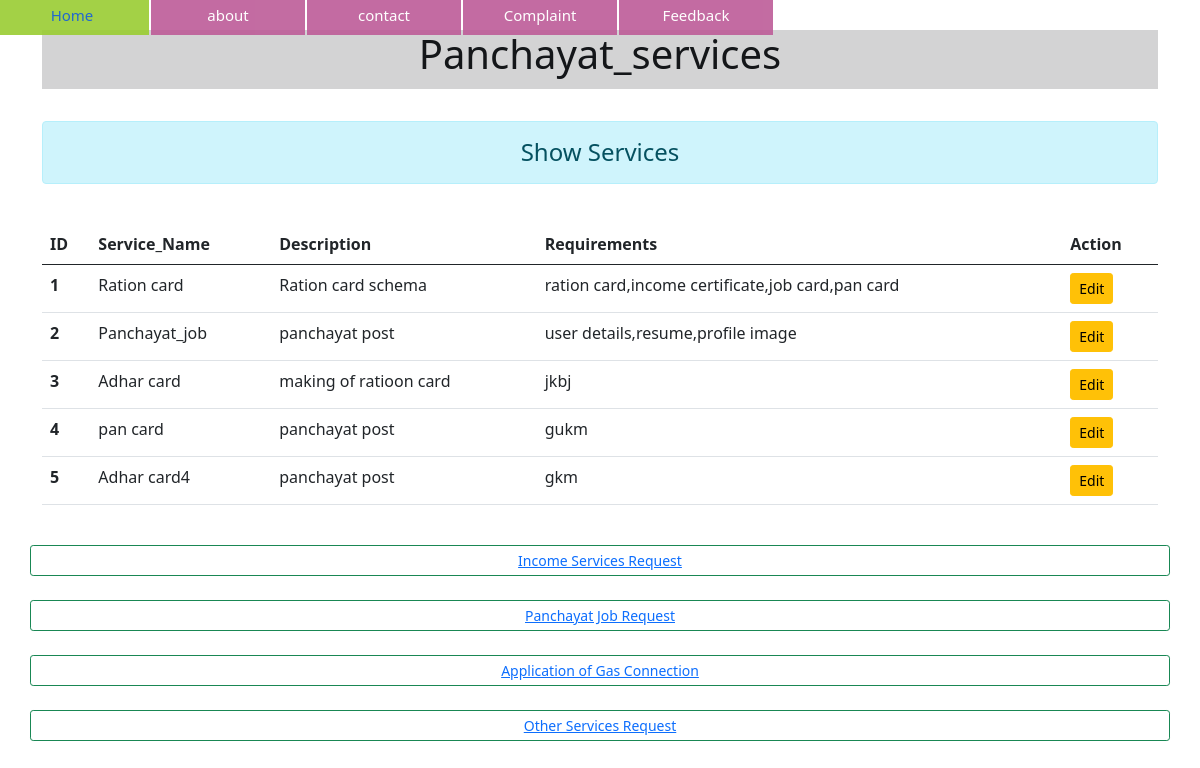
The app's page /shows, older data.
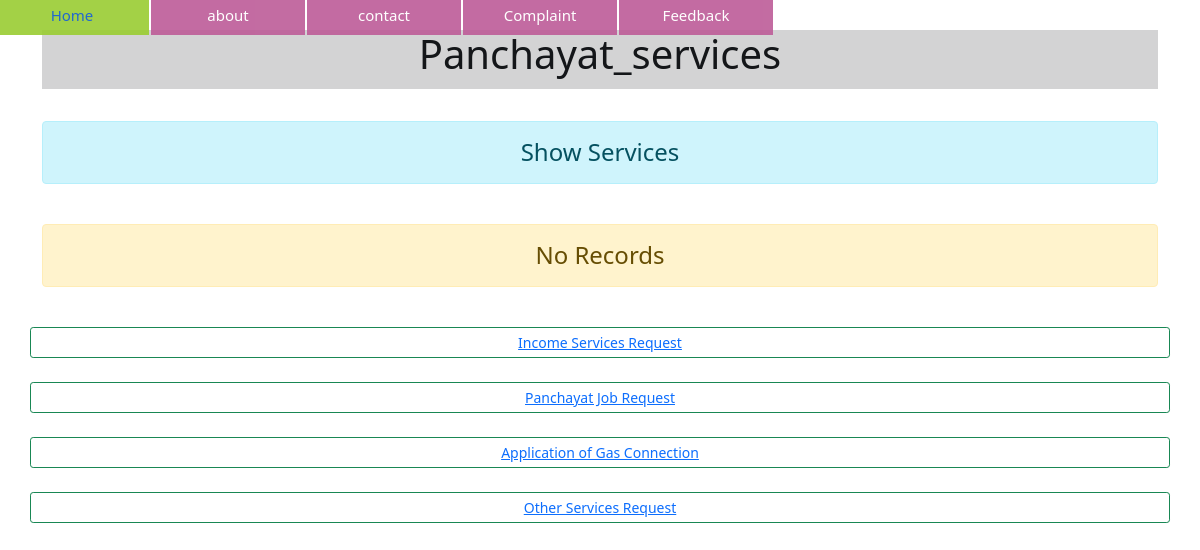
The same page, newer data.
### myapp/models.py (models this page shows)
class service(models.Model):
    service_id=models.AutoField(primary_key=True)
    user=models.ForeignKey(User,on_delete=models.CASCADE,default=True)
    service_name=models.CharField(max_length=50,unique=True)
    description=models.CharField(max_length=100,blank=True)
    requirements=models.CharField(max_length=300,blank=True)

### myapp/views.py (the view)
# urls.py: path("shows",views.shows,name='shows'),
def shows(request):
        stud= service.objects.all()
        return render(request,'svs/shows.html',{'stu':stud,})

### myapp/templates/svs/shows.html (shortened to what this page needs)
<!DOCTYPE html>
<html lang="en">
<head>
</head>
<body>
{% extends "svs/base2.html" %}
{% block content %}
  <div class="col-sm-12 offset-0">
    <br><h4 class="text-center alert alert-info">Show Services</h4><br>
    {%  if stu %}
      <table class="table table-hover">
          <thead>
            <tr>
              <th scope="col">ID</th>
              <th scope="col">Service_Name</th>
              <th scope="col">Description</th>
              <th scope="col">Requirements</th>
              <th>Action</th>
            </tr>
          </thead>
          <tbody>
            {% for st in stu %}
            <tr>
              <th scope="row">{{st.service_id}}</th>
              <td>{{st.service_name}}</td>
              <td>{{st.description}}</td>
              <td>{{st.requirements}}</td>
              <td>
                <a href="{% url 'updateservice' st.service_id %}" class="btn btn-warning btn-sm">Edit</a>
              </td>
            </tr>
            {% endfor %}
          </tbody>
      </table>
    {% else %}
    <h4 class="text-center alert alert-warning">No Records</h4>
    {% endif %}
    <br>
    <div class="row">
      <br>
      <button class="btn btn-sm btn-outline-success"><a id="ab" href="{% url 'showappl' %}">Income Services Request</a></button><br>
      </div>
      <br>
      <div class="row">
        <br>
        <button class="btn btn-sm btn-outline-success"><a id="ab" href="{% url 'showappl2' %}">Panchayat Job Request</a></button><br>
        </div>
        <br>
        <div class="row">
          <br>
          <button class="btn btn-sm btn-outline-success"><a id="ab" href="{% url 'showappl3' %}">Application of Gas Connection</a></button><br>
          </div>
          <br>
          <div class="row">
            <br>
            <button class="btn btn-sm btn-outline-success"><a id="ab" href="{% url 'showappl4' %}">Other Services Request</a></button><br>
            </div>
            <br>
</div>
{% endblock content %}

### myapp/templates/svs/base2.html (shortened to what this page needs)
<!DOCTYPE html>
{% load static %}
<html lang="en">
<head>
    <link rel="stylesheet" href="{% static 'svs/css/bootstrap.css' %}">
      <link rel="stylesheet" href="https://cdnjs.cloudflare.com/ajax/libs/font-awesome/4.7.0/css/font-awesome.min.css">
        <div id="abcde">
          <ul id="id4">
            <li id="gg" ><a href="/">Home</a>
              <li id="gg"><a href="/aboutus">about</a></li>
              <li id="gg"><a href="/contact">contact</a>
              </li>
              <li id="gg"><a href="/complaints">Complaint</a></li>
              <li id="gg"><a href="/feedback">Feedback</a></li>
          </ul>
        </div>
</head>
<body>
    <div class="container mt-8" >
        <h1 class="text-center alert-dark">Panchayat_services</h1>
        {% block content %}{% endblock content %}
    </div>
</body>
</html>

### myapp/templates/svs/base2.html (style rules this page uses)
a { text-decoration: none; }
h1 { padding-bottom: 1%; }
#id4 { margin: -5px; padding: 0px; list-style: none; display: inline-flex; margin-right: -5px; }
#gg { float: left; width: 154px; height: 40px; background-color: rgb(189, 92, 152); opacity: .9; line-height: 40px; text-align: center; font-size: 15px; margin-right: 2px; }
body { color: white; font-family: Arial, Helvetica, sans-serif; width: 100%; }
ul li a { text-decoration: none; color: white; display: block; }
#abcde { width: 100%; top: 0px; bottom: 0px; display: inline-flex; }

Row changes from the older to the newer data that the page shows:
removed service: service_id "1", service_name "Ration card", description "Ration card schema", requirements "ration card,income certificate,job card,pan card"
removed service: service_id "2", service_name "Panchayat_job", description "panchayat post", requirements "user details,resume,profile image"
removed service: service_id "3", service_name "Adhar card", description "making of ratioon card", requirements "jkbj"
removed service: service_id "4", service_name "pan card", description "panchayat post", requirements "gukm"
removed service: service_id "5", service_name "Adhar card4", description "panchayat post", requirements "gkm"
Text that changed along with them:
text no longer shown: "ID Service_Name Description Requirements Action"
text now shown: "No Records"
